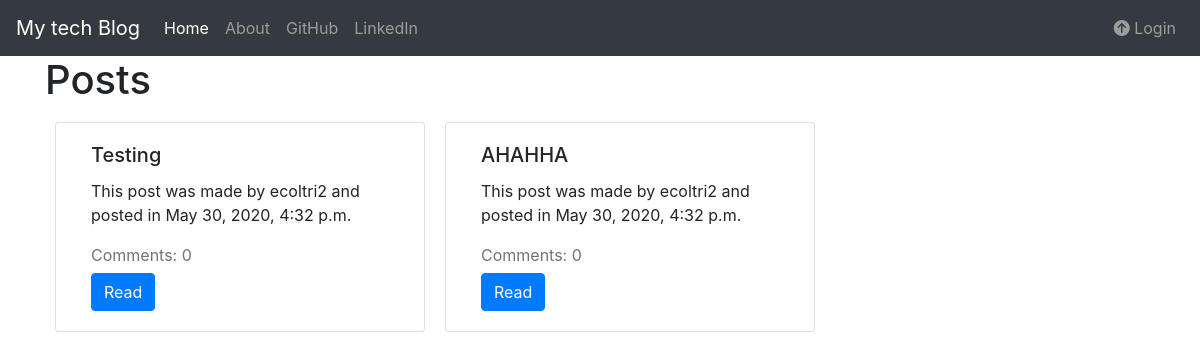
/, run on an earlier commit of the app's database.
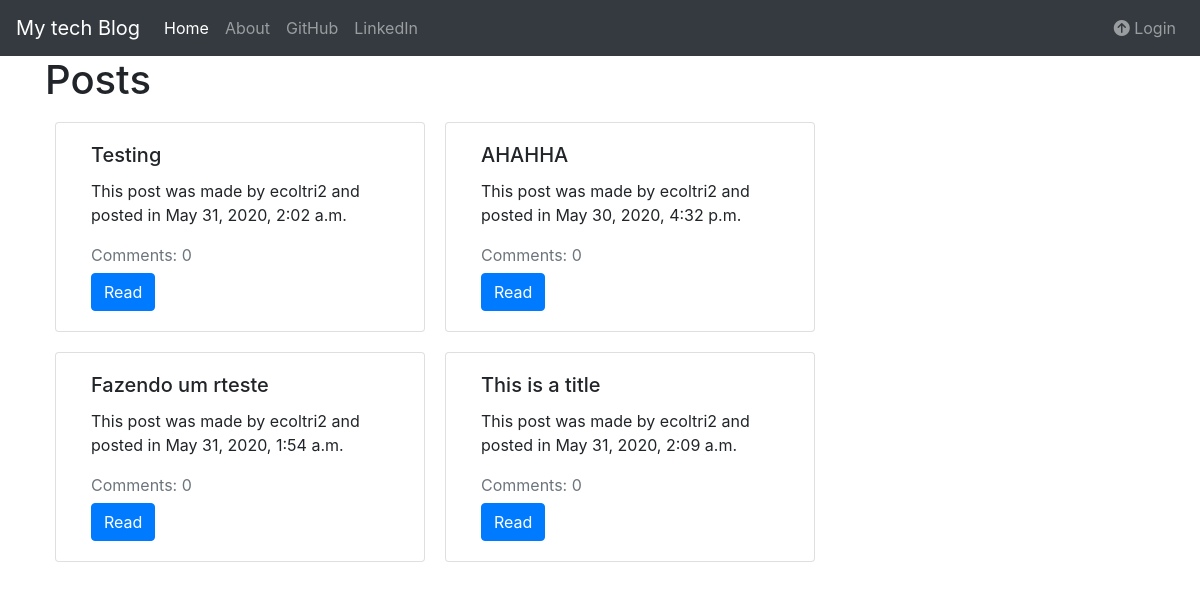
And on a later commit of the database.
### posters/models.py (models this page shows, shortened)
class Post(models.Model):
    title = models.CharField(max_length=60,unique=True)
    author = models.ForeignKey(User,on_delete=models.CASCADE)
    published_date = models.DateTimeField(auto_now=True)
    created_date = models.DateTimeField(auto_now=True)
    body = models.TextField(max_length=3000)
    is_publicated = models.BooleanField(default=False)
    is_draft = models.BooleanField(default=True)

### posters/views.py (the view)
# urls.py: path("", views.PostListView.as_view(), name="home"),
class PostListView(ListView):
    slug_field = 'id'
    slug_url_kwarg = 'id'
    model = models.Post
    context_object_name = 'posts'

### posters/templates/posters/post_list.html (shortened to what this page needs)
{%extends './base.html'%}
{%block body_block%}
<h1>Posts</h1>
{%if posts%}
<div class="container">
    <div class="row">
        {%for post in posts%}
        {%if not user.is_authenticated and post.is_publicated and not post.is_draft%}
        <div class="card col-4" style="width: 18rem;">
            <div class="card-body">
                <h5 class="card-title">{{post.title}}</h5>
                <p class="card-text">This post was made by {{post.author}} and posted in {{post.published_date}}</p>
                <div class="text-muted">Comments: {{post.comments.all.count}}</div>
                <a href="{%url 'posters:detail' id=post.id%}" class="btn btn-primary">Read</a>
            </div>
        </div>
        {%endif%}
        {%endfor%}
    </div>
</div>
{%else%}
<h2>Sorry, we are without posts!</h2>
{%endif%}
{%endblock%}

### posters/templates/posters/base.html (shortened to what this page needs)
<!DOCTYPE html>
{%load static%}
<html lang="en">
<head>
    <link rel="stylesheet" href="https://stackpath.bootstrapcdn.com/bootstrap/4.4.1/css/bootstrap.min.css"
>
    <link rel="stylesheet" href="{%static 'posters/style/my_style.css'%}">
</head>
<body>
    <nav class="navbar navbar-expand-lg navbar-dark bg-dark">
        <a class="navbar-brand" href="{%url 'posters:home'%}">My tech Blog</a>
        <div class="collapse navbar-collapse" id="navbarSupportedContent">
            <ul class="navbar-nav mr-auto">
                <li class="nav-item active">
                    <a class="nav-link" href="{%url 'posters:home'%}">Home<span class="sr-only">(current)</span></a>
                </li>
                <li class="nav-item">
                    <a class="nav-link" href="#">About</a>
                </li>
                <li class="nav-item">
                    <a class="nav-link" href="#">GitHub</a>
                </li>
                <li class="nav-item">
                    <a class="nav-link" href="#">LinkedIn</a>
                </li>
            </ul>
            <ul class="nav navbar-nav navbar-right">
                {%if user.is_authenticated%}
                <li class="nav-item"><a href="{%url 'posters:new_post'%}" class="nav-link">New Post</a></li>
                <li class="nav-item"><a href="{%url 'posters:home'%}" class="nav-link">Drafts</a></li>
                <li class="nav-item"><a href="{%url 'userLogin:logout'%}" class="nav-link"><i
                            class="far fa-arrow-alt-circle-right"></i> Logout</a></li>
                <li class="nav-item nav-link"><i class="far fa-user"></i> {{user.username}}</li>
                {%else%}
                <li class="nav-item"><a href="{%url 'userLogin:login'%}" class="nav-link"><i
                            class="fas fa-arrow-circle-up"></i> Login</a></li>
                {%endif%}
            </ul>
        </div>
    </nav>
    <div class="container">
        {%block body_block%}
        {%endblock%}
    </div>
</body>
</html>

### static/posters/style/my_style.css (style rules this page uses)
.btn { margin-top: 6px; }
.card { margin: 10px; }

What changed in the data, as far as the page shows it:
changed Post "Testing": published_date "May 30, 2020, 4:32 p.m." → "May 31, 2020, 2:02 a.m."
added Post: title "Fazendo um rteste", author "ecoltri2", published_date "May 31, 2020, 1:54 a.m.", comments.all.count "0"
added Post: title "This is a title", author "ecoltri2", published_date "May 31, 2020, 2:09 a.m.", comments.all.count "0"
